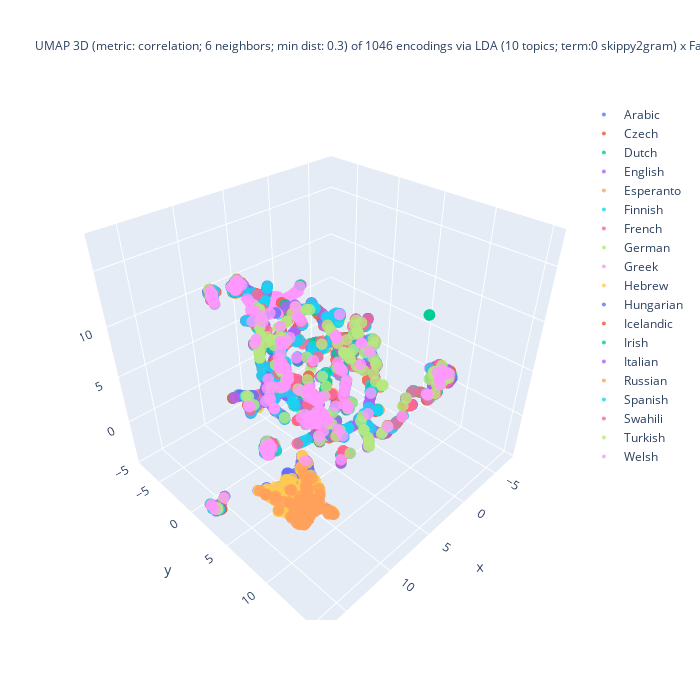

Here is the notebook cell this chart was saved with:
### Code cell
%%capture --no-display

## Plotlyを使って UMAP の結果の可視化 (3D)
import plotly.graph_objects as go
import numpy as np

## 色分けの単位を選択
if color_lang_family:
    colored_var = 'family'
else:
    colored_var = 'language'
## umap_df を作成
X = zip(doc_UMAP_3d[:,0], doc_UMAP_3d[:,1], doc_UMAP_3d[:,2],
        doc_fit_df[colored_var], doc_fit_df[doc_type]) # zip(..)が必要
umap_df = pd.DataFrame(X, columns = ['D1', 'D2', 'D3', colored_var, doc_type])
#
fig = go.Figure()
for lang_name in sorted(set(umap_df[colored_var])):
    # set marker size of the target domain
    traced = umap_df[ umap_df['language'] == lang_name ]
    fig.add_trace(
        go.Scatter3d(
            x = traced['D1'], y = traced['D2'], z = traced['D3'],
            name = lang_name.title(),
            mode = 'markers',
            marker = dict(size = 4, opacity = 0.8),
            marker_colorscale = color_palette, # worked??
            showlegend = True
        )
    )

## 3D 散布図にラベルを追加する処理は未実装
df_size = len(df)
## title_header
title_header = f"UMAP 3D (metric: {umap_metric}; {umap_n_neighbors} neighbors; min dist: {umap_min_dist}) of {df_size} encodings via\n"
## title_body
if use_FastText:
    if use_LDA:
        title_body = f"LDA ({n_topics} topics; term:0 {lda_term_type}) x FastText ({ft_n_dims} dims; term: {ft_term_type}; window: {ft_window_size})"
    else:
        title_body = f"FastText ({ft_n_dims} dims; term: {ft_term_type}; window: {ft_window_size})"
else:
    title_body = f"LDA ({n_topics} topics; term: {lda_term_type})"
#
title_val = title_header + title_body
fig.update_layout(title = dict(text = title_val, font_size = 12), autosize = False, width = 700, height = 700)
fig.show()

### Figure 1 — Plotly figure (JSON) as saved in the notebook; plotly's stock layout.template omitted (floating-point values rounded to 4 significant figures; data arrays with more than 128 entries replaced by an {"elided": "..."} marker saying what was removed)
{"data": [{"marker": {"colorscale": [[0, "#2E91E5"], [0.04348, "#E15F99"], [0.08696, "#1CA71C"], [0.1304, "#FB0D0D"], [0.1739, "#DA16FF"], [0.2174, "#222A2A"], [0.2609, "#B68100"], [0.3043, "#750D86"], [0.3478, "#EB663B"], [0.3913, "#511CFB"], [0.4348, "#00A08B"], [0.4783, "#FB00D1"], [0.5217, "#FC0080"], [0.5652, "#B2828D"], [0.6087, "#6C7C32"], [0.6522, "#778AAE"], [0.6957, "#862A16"], [0.7391, "#A777F1"], [0.7826, "#620042"], [0.8261, "#1616A7"], [0.8696, "#DA60CA"], [0.913, "#6C4516"], [0.9565, "#0D2A63"], [1, "#AF0038"]], "opacity": 0.8, "size": 4}, "mode": "markers", "name": "Arabic", "showlegend": true, "type": "scatter3d", "x": {"elided": "169 float values"}, "y": {"elided": "169 float values"}, "z": {"elided": "169 float values"}}, {"marker": {"colorscale": [[0, "#2E91E5"], [0.04348, "#E15F99"], [0.08696, "#1CA71C"], [0.1304, "#FB0D0D"], [0.1739, "#DA16FF"], [0.2174, "#222A2A"], [0.2609, "#B68100"], [0.3043, "#750D86"], [0.3478, "#EB663B"], [0.3913, "#511CFB"], [0.4348, "#00A08B"], [0.4783, "#FB00D1"], [0.5217, "#FC0080"], [0.5652, "#B2828D"], [0.6087, "#6C7C32"], [0.6522, "#778AAE"], [0.6957, "#862A16"], [0.7391, "#A777F1"], [0.7826, "#620042"], [0.8261, "#1616A7"], [0.8696, "#DA60CA"], [0.913, "#6C4516"], [0.9565, "#0D2A63"], [1, "#AF0038"]], "opacity": 0.8, "size": 4}, "mode": "markers", "name": "Czech", "showlegend": true, "type": "scatter3d", "x": {"elided": "179 float values"}, "y": {"elided": "179 float values"}, "z": {"elided": "179 float values"}}, {"marker": {"colorscale": [[0, "#2E91E5"], [0.04348, "#E15F99"], [0.08696, "#1CA71C"], [0.1304, "#FB0D0D"], [0.1739, "#DA16FF"], [0.2174, "#222A2A"], [0.2609, "#B68100"], [0.3043, "#750D86"], [0.3478, "#EB663B"], [0.3913, "#511CFB"], [0.4348, "#00A08B"], [0.4783, "#FB00D1"], [0.5217, "#FC0080"], [0.5652, "#B2828D"], [0.6087, "#6C7C32"], [0.6522, "#778AAE"], [0.6957, "#862A16"], [0.7391, "#A777F1"], [0.7826, "#620042"], [0.8261, "#1616A7"], [0.8696, "#DA60CA"], [0.913, "#6C4516"], [0.9565, "#0D2A63"], [1, "#AF0038"]], "opacity": 0.8, "size": 4}, "mode": "markers", "name": "Dutch", "showlegend": true, "type": "scatter3d", "x": {"elided": "191 float values"}, "y": {"elided": "191 float values"}, "z": {"elided": "191 float values"}}, {"marker": {"colorscale": [[0, "#2E91E5"], [0.04348, "#E15F99"], [0.08696, "#1CA71C"], [0.1304, "#FB0D0D"], [0.1739, "#DA16FF"], [0.2174, "#222A2A"], [0.2609, "#B68100"], [0.3043, "#750D86"], [0.3478, "#EB663B"], [0.3913, "#511CFB"], [0.4348, "#00A08B"], [0.4783, "#FB00D1"], [0.5217, "#FC0080"], [0.5652, "#B2828D"], [0.6087, "#6C7C32"], [0.6522, "#778AAE"], [0.6957, "#862A16"], [0.7391, "#A777F1"], [0.7826, "#620042"], [0.8261, "#1616A7"], [0.8696, "#DA60CA"], [0.913, "#6C4516"], [0.9565, "#0D2A63"], [1, "#AF0038"]], "opacity": 0.8, "size": 4}, "mode": "markers", "name": "English", "showlegend": true, "type": "scatter3d", "x": {"elided": "162 float values"}, "y": {"elided": "162 float values"}, "z": {"elided": "162 float values"}}, {"marker": {"colorscale": [[0, "#2E91E5"], [0.04348, "#E15F99"], [0.08696, "#1CA71C"], [0.1304, "#FB0D0D"], [0.1739, "#DA16FF"], [0.2174, "#222A2A"], [0.2609, "#B68100"], [0.3043, "#750D86"], [0.3478, "#EB663B"], [0.3913, "#511CFB"], [0.4348, "#00A08B"], [0.4783, "#FB00D1"], [0.5217, "#FC0080"], [0.5652, "#B2828D"], [0.6087, "#6C7C32"], [0.6522, "#778AAE"], [0.6957, "#862A16"], [0.7391, "#A777F1"], [0.7826, "#620042"], [0.8261, "#1616A7"], [0.8696, "#DA60CA"], [0.913, "#6C4516"], [0.9565, "#0D2A63"], [1, "#AF0038"]], "opacity": 0.8, "size": 4}, "mode": "markers", "name": "Esperanto", "showlegend": true, "type": "scatter3d", "x": {"elided": "149 float values"}, "y": {"elided": "149 float values"}, "z": {"elided": "149 float values"}}, {"marker": {"colorscale": [[0, "#2E91E5"], [0.04348, "#E15F99"], [0.08696, "#1CA71C"], [0.1304, "#FB0D0D"], [0.1739, "#DA16FF"], [0.2174, "#222A2A"], [0.2609, "#B68100"], [0.3043, "#750D86"], [0.3478, "#EB663B"], [0.3913, "#511CFB"], [0.4348, "#00A08B"], [0.4783, "#FB00D1"], [0.5217, "#FC0080"], [0.5652, "#B2828D"], [0.6087, "#6C7C32"], [0.6522, "#778AAE"], [0.6957, "#862A16"], [0.7391, "#A777F1"], [0.7826, "#620042"], [0.8261, "#1616A7"], [0.8696, "#DA60CA"], [0.913, "#6C4516"], [0.9565, "#0D2A63"], [1, "#AF0038"]], "opacity": 0.8, "size": 4}, "mode": "markers", "name": "Finnish", "showlegend": true, "type": "scatter3d", "x": {"elided": "217 float values"}, "y": {"elided": "217 float values"}, "z": {"elided": "217 float values"}}, {"marker": {"colorscale": [[0, "#2E91E5"], [0.04348, "#E15F99"], [0.08696, "#1CA71C"], [0.1304, "#FB0D0D"], [0.1739, "#DA16FF"], [0.2174, "#222A2A"], [0.2609, "#B68100"], [0.3043, "#750D86"], [0.3478, "#EB663B"], [0.3913, "#511CFB"], [0.4348, "#00A08B"], [0.4783, "#FB00D1"], [0.5217, "#FC0080"], [0.5652, "#B2828D"], [0.6087, "#6C7C32"], [0.6522, "#778AAE"], [0.6957, "#862A16"], [0.7391, "#A777F1"], [0.7826, "#620042"], [0.8261, "#1616A7"], [0.8696, "#DA60CA"], [0.913, "#6C4516"], [0.9565, "#0D2A63"], [1, "#AF0038"]], "opacity": 0.8, "size": 4}, "mode": "markers", "name": "French", "showlegend": true, "type": "scatter3d", "x": {"elided": "182 float values"}, "y": {"elided": "182 float values"}, "z": {"elided": "182 float values"}}, {"marker": {"colorscale": [[0, "#2E91E5"], [0.04348, "#E15F99"], [0.08696, "#1CA71C"], [0.1304, "#FB0D0D"], [0.1739, "#DA16FF"], [0.2174, "#222A2A"], [0.2609, "#B68100"], [0.3043, "#750D86"], [0.3478, "#EB663B"], [0.3913, "#511CFB"], [0.4348, "#00A08B"], [0.4783, "#FB00D1"], [0.5217, "#FC0080"], [0.5652, "#B2828D"], [0.6087, "#6C7C32"], [0.6522, "#778AAE"], [0.6957, "#862A16"], [0.7391, "#A777F1"], [0.7826, "#620042"], [0.8261, "#1616A7"], [0.8696, "#DA60CA"], [0.913, "#6C4516"], [0.9565, "#0D2A63"], [1, "#AF0038"]], "opacity": 0.8, "size": 4}, "mode": "markers", "name": "German", "showlegend": true, "type": "scatter3d", "x": {"elided": "168 float values"}, "y": {"elided": "168 float values"}, "z": {"elided": "168 float values"}}, {"marker": {"colorscale": [[0, "#2E91E5"], [0.04348, "#E15F99"], [0.08696, "#1CA71C"], [0.1304, "#FB0D0D"], [0.1739, "#DA16FF"], [0.2174, "#222A2A"], [0.2609, "#B68100"], [0.3043, "#750D86"], [0.3478, "#EB663B"], [0.3913, "#511CFB"], [0.4348, "#00A08B"], [0.4783, "#FB00D1"], [0.5217, "#FC0080"], [0.5652, "#B2828D"], [0.6087, "#6C7C32"], [0.6522, "#778AAE"], [0.6957, "#862A16"], [0.7391, "#A777F1"], [0.7826, "#620042"], [0.8261, "#1616A7"], [0.8696, "#DA60CA"], [0.913, "#6C4516"], [0.9565, "#0D2A63"], [1, "#AF0038"]], "opacity": 0.8, "size": 4}, "mode": "markers", "name": "Greek", "showlegend": true, "type": "scatter3d", "x": {"elided": "189 float values"}, "y": {"elided": "189 float values"}, "z": {"elided": "189 float values"}}, {"marker": {"colorscale": [[0, "#2E91E5"], [0.04348, "#E15F99"], [0.08696, "#1CA71C"], [0.1304, "#FB0D0D"], [0.1739, "#DA16FF"], [0.2174, "#222A2A"], [0.2609, "#B68100"], [0.3043, "#750D86"], [0.3478, "#EB663B"], [0.3913, "#511CFB"], [0.4348, "#00A08B"], [0.4783, "#FB00D1"], [0.5217, "#FC0080"], [0.5652, "#B2828D"], [0.6087, "#6C7C32"], [0.6522, "#778AAE"], [0.6957, "#862A16"], [0.7391, "#A777F1"], [0.7826, "#620042"], [0.8261, "#1616A7"], [0.8696, "#DA60CA"], [0.913, "#6C4516"], [0.9565, "#0D2A63"], [1, "#AF0038"]], "opacity": 0.8, "size": 4}, "mode": "markers", "name": "Hebrew", "showlegend": true, "type": "scatter3d", "x": {"elided": "195 float values"}, "y": {"elided": "195 float values"}, "z": {"elided": "195 float values"}}, {"marker": {"colorscale": [[0, "#2E91E5"], [0.04348, "#E15F99"], [0.08696, "#1CA71C"], [0.1304, "#FB0D0D"], [0.1739, "#DA16FF"], [0.2174, "#222A2A"], [0.2609, "#B68100"], [0.3043, "#750D86"], [0.3478, "#EB663B"], [0.3913, "#511CFB"], [0.4348, "#00A08B"], [0.4783, "#FB00D1"], [0.5217, "#FC0080"], [0.5652, "#B2828D"], [0.6087, "#6C7C32"], [0.6522, "#778AAE"], [0.6957, "#862A16"], [0.7391, "#A777F1"], [0.7826, "#620042"], [0.8261, "#1616A7"], [0.8696, "#DA60CA"], [0.913, "#6C4516"], [0.9565, "#0D2A63"], [1, "#AF0038"]], "opacity": 0.8, "size": 4}, "mode": "markers", "name": "Hungarian", "showlegend": true, "type": "scatter3d", "x": {"elided": "178 float values"}, "y": {"elided": "178 float values"}, "z": {"elided": "178 float values"}}, {"marker": {"colorscale": [[0, "#2E91E5"], [0.04348, "#E15F99"], [0.08696, "#1CA71C"], [0.1304, "#FB0D0D"], [0.1739, "#DA16FF"], [0.2174, "#222A2A"], [0.2609, "#B68100"], [0.3043, "#750D86"], [0.3478, "#EB663B"], [0.3913, "#511CFB"], [0.4348, "#00A08B"], [0.4783, "#FB00D1"], [0.5217, "#FC0080"], [0.5652, "#B2828D"], [0.6087, "#6C7C32"], [0.6522, "#778AAE"], [0.6957, "#862A16"], [0.7391, "#A777F1"], [0.7826, "#620042"], [0.8261, "#1616A7"], [0.8696, "#DA60CA"], [0.913, "#6C4516"], [0.9565, "#0D2A63"], [1, "#AF0038"]], "opacity": 0.8, "size": 4}, "mode": "markers", "name": "Icelandic", "showlegend": true, "type": "scatter3d", "x": {"elided": "153 float values"}, "y": {"elided": "153 float values"}, "z": {"elided": "153 float values"}}, {"marker": {"colorscale": [[0, "#2E91E5"], [0.04348, "#E15F99"], [0.08696, "#1CA71C"], [0.1304, "#FB0D0D"], [0.1739, "#DA16FF"], [0.2174, "#222A2A"], [0.2609, "#B68100"], [0.3043, "#750D86"], [0.3478, "#EB663B"], [0.3913, "#511CFB"], [0.4348, "#00A08B"], [0.4783, "#FB00D1"], [0.5217, "#FC0080"], [0.5652, "#B2828D"], [0.6087, "#6C7C32"], [0.6522, "#778AAE"], [0.6957, "#862A16"], [0.7391, "#A777F1"], [0.7826, "#620042"], [0.8261, "#1616A7"], [0.8696, "#DA60CA"], [0.913, "#6C4516"], [0.9565, "#0D2A63"], [1, "#AF0038"]], "opacity": 0.8, "size": 4}, "mode": "markers", "name": "Irish", "showlegend": true, "type": "scatter3d", "x": {"elided": "206 float values"}, "y": {"elided": "206 float values"}, "z": {"elided": "206 float values"}}, {"marker": {"colorscale": [[0, "#2E91E5"], [0.04348, "#E15F99"], [0.08696, "#1CA71C"], [0.1304, "#FB0D0D"], [0.1739, "#DA16FF"], [0.2174, "#222A2A"], [0.2609, "#B68100"], [0.3043, "#750D86"], [0.3478, "#EB663B"], [0.3913, "#511CFB"], [0.4348, "#00A08B"], [0.4783, "#FB00D1"], [0.5217, "#FC0080"], [0.5652, "#B2828D"], [0.6087, "#6C7C32"], [0.6522, "#778AAE"], [0.6957, "#862A16"], [0.7391, "#A777F1"], [0.7826, "#620042"], [0.8261, "#1616A7"], [0.8696, "#DA60CA"], [0.913, "#6C4516"], [0.9565, "#0D2A63"], [1, "#AF0038"]], "opacity": 0.8, "size": 4}, "mode": "markers", "name": "Italian", "showlegend": true, "type": "scatter3d", "x": {"elided": "195 float values"}, "y": {"elided": "195 float values"}, "z": {"elided": "195 float values"}}, {"marker": {"colorscale": [[0, "#2E91E5"], [0.04348, "#E15F99"], [0.08696, "#1CA71C"], [0.1304, "#FB0D0D"], [0.1739, "#DA16FF"], [0.2174, "#222A2A"], [0.2609, "#B68100"], [0.3043, "#750D86"], [0.3478, "#EB663B"], [0.3913, "#511CFB"], [0.4348, "#00A08B"], [0.4783, "#FB00D1"], [0.5217, "#FC0080"], [0.5652, "#B2828D"], [0.6087, "#6C7C32"], [0.6522, "#778AAE"], [0.6957, "#862A16"], [0.7391, "#A777F1"], [0.7826, "#620042"], [0.8261, "#1616A7"], [0.8696, "#DA60CA"], [0.913, "#6C4516"], [0.9565, "#0D2A63"], [1, "#AF0038"]], "opacity": 0.8, "size": 4}, "mode": "markers", "name": "Russian", "showlegend": true, "type": "scatter3d", "x": {"elided": "194 float values"}, "y": {"elided": "194 float values"}, "z": {"elided": "194 float values"}}, {"marker": {"colorscale": [[0, "#2E91E5"], [0.04348, "#E15F99"], [0.08696, "#1CA71C"], [0.1304, "#FB0D0D"], [0.1739, "#DA16FF"], [0.2174, "#222A2A"], [0.2609, "#B68100"], [0.3043, "#750D86"], [0.3478, "#EB663B"], [0.3913, "#511CFB"], [0.4348, "#00A08B"], [0.4783, "#FB00D1"], [0.5217, "#FC0080"], [0.5652, "#B2828D"], [0.6087, "#6C7C32"], [0.6522, "#778AAE"], [0.6957, "#862A16"], [0.7391, "#A777F1"], [0.7826, "#620042"], [0.8261, "#1616A7"], [0.8696, "#DA60CA"], [0.913, "#6C4516"], [0.9565, "#0D2A63"], [1, "#AF0038"]], "opacity": 0.8, "size": 4}, "mode": "markers", "name": "Spanish", "showlegend": true, "type": "scatter3d", "x": {"elided": "193 float values"}, "y": {"elided": "193 float values"}, "z": {"elided": "193 float values"}}, {"marker": {"colorscale": [[0, "#2E91E5"], [0.04348, "#E15F99"], [0.08696, "#1CA71C"], [0.1304, "#FB0D0D"], [0.1739, "#DA16FF"], [0.2174, "#222A2A"], [0.2609, "#B68100"], [0.3043, "#750D86"], [0.3478, "#EB663B"], [0.3913, "#511CFB"], [0.4348, "#00A08B"], [0.4783, "#FB00D1"], [0.5217, "#FC0080"], [0.5652, "#B2828D"], [0.6087, "#6C7C32"], [0.6522, "#778AAE"], [0.6957, "#862A16"], [0.7391, "#A777F1"], [0.7826, "#620042"], [0.8261, "#1616A7"], [0.8696, "#DA60CA"], [0.913, "#6C4516"], [0.9565, "#0D2A63"], [1, "#AF0038"]], "opacity": 0.8, "size": 4}, "mode": "markers", "name": "Swahili", "showlegend": true, "type": "scatter3d", "x": {"elided": "155 float values"}, "y": {"elided": "155 float values"}, "z": {"elided": "155 float values"}}, {"marker": {"colorscale": [[0, "#2E91E5"], [0.04348, "#E15F99"], [0.08696, "#1CA71C"], [0.1304, "#FB0D0D"], [0.1739, "#DA16FF"], [0.2174, "#222A2A"], [0.2609, "#B68100"], [0.3043, "#750D86"], [0.3478, "#EB663B"], [0.3913, "#511CFB"], [0.4348, "#00A08B"], [0.4783, "#FB00D1"], [0.5217, "#FC0080"], [0.5652, "#B2828D"], [0.6087, "#6C7C32"], [0.6522, "#778AAE"], [0.6957, "#862A16"], [0.7391, "#A777F1"], [0.7826, "#620042"], [0.8261, "#1616A7"], [0.8696, "#DA60CA"], [0.913, "#6C4516"], [0.9565, "#0D2A63"], [1, "#AF0038"]], "opacity": 0.8, "size": 4}, "mode": "markers", "name": "Turkish", "showlegend": true, "type": "scatter3d", "x": {"elided": "189 float values"}, "y": {"elided": "189 float values"}, "z": {"elided": "189 float values"}}, {"marker": {"colorscale": [[0, "#2E91E5"], [0.04348, "#E15F99"], [0.08696, "#1CA71C"], [0.1304, "#FB0D0D"], [0.1739, "#DA16FF"], [0.2174, "#222A2A"], [0.2609, "#B68100"], [0.3043, "#750D86"], [0.3478, "#EB663B"], [0.3913, "#511CFB"], [0.4348, "#00A08B"], [0.4783, "#FB00D1"], [0.5217, "#FC0080"], [0.5652, "#B2828D"], [0.6087, "#6C7C32"], [0.6522, "#778AAE"], [0.6957, "#862A16"], [0.7391, "#A777F1"], [0.7826, "#620042"], [0.8261, "#1616A7"], [0.8696, "#DA60CA"], [0.913, "#6C4516"], [0.9565, "#0D2A63"], [1, "#AF0038"]], "opacity": 0.8, "size": 4}, "mode": "markers", "name": "Welsh", "showlegend": true, "type": "scatter3d", "x": {"elided": "188 float values"}, "y": {"elided": "188 float values"}, "z": {"elided": "188 float values"}}], "layout": {"autosize": false, "height": 700, "title": {"font": {"size": 12}, "text": "UMAP 3D (metric: correlation; 6 neighbors; min dist: 0.3) of 1046 encodings via\nLDA (10 topics; term:0 skippy2gram) x FastText (20 dims; term: 3gram; window: 5)"}, "width": 700}}
